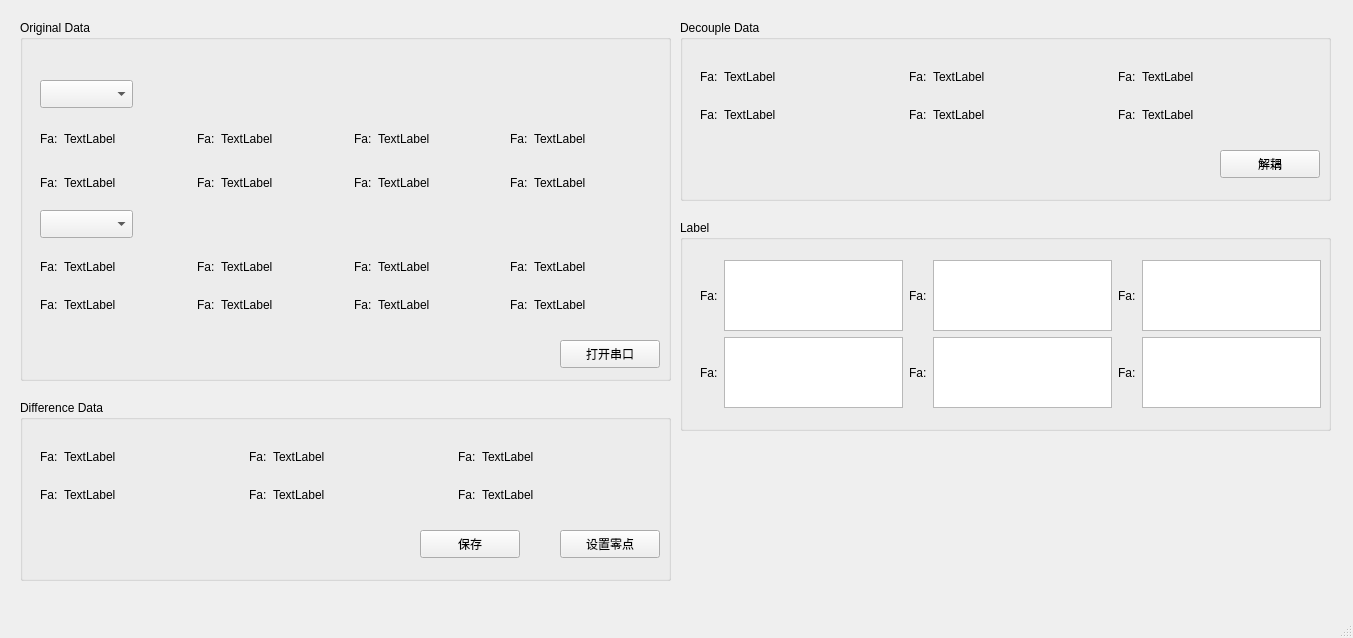
<?xml version="1.0" encoding="UTF-8"?>
<ui version="4.0">
 <class>ForseSensor</class>
 <widget class="QMainWindow" name="ForseSensor">
  <property name="geometry">
   <rect>
    <x>0</x>
    <y>0</y>
    <width>1353</width>
    <height>638</height>
   </rect>
  </property>
  <property name="windowTitle">
   <string>MainWindow</string>
  </property>
  <widget class="QWidget" name="centralwidget">
   <widget class="QGroupBox" name="original_data">
    <property name="geometry">
     <rect>
      <x>20</x>
      <y>20</y>
      <width>651</width>
      <height>361</height>
     </rect>
    </property>
    <property name="title">
     <string>Original Data</string>
    </property>
    <widget class="QPushButton" name="open_button">
     <property name="geometry">
      <rect>
       <x>540</x>
       <y>320</y>
       <width>100</width>
       <height>28</height>
      </rect>
     </property>
     <property name="text">
      <string>打开串口</string>
     </property>
    </widget>
    <widget class="QComboBox" name="comboBox_2">
     <property name="geometry">
      <rect>
       <x>20</x>
       <y>190</y>
       <width>93</width>
       <height>28</height>
      </rect>
     </property>
    </widget>
    <widget class="QComboBox" name="comboBox">
     <property name="geometry">
      <rect>
       <x>20</x>
       <y>60</y>
       <width>93</width>
       <height>28</height>
      </rect>
     </property>
    </widget>
    <widget class="QWidget" name="gridLayoutWidget_2">
     <property name="geometry">
      <rect>
       <x>20</x>
       <y>230</y>
       <width>621</width>
       <height>71</height>
      </rect>
     </property>
     <layout class="QGridLayout" name="gridLayout_3">
      <item row="0" column="1">
       <widget class="QLabel" name="D1">
        <property name="text">
         <string>TextLabel</string>
        </property>
       </widget>
      </item>
      <item row="0" column="4">
       <widget class="QLabel" name="label_8">
        <property name="sizePolicy">
         <sizepolicy hsizetype="Maximum" vsizetype="Preferred">
          <horstretch>0</horstretch>
          <verstretch>0</verstretch>
         </sizepolicy>
        </property>
        <property name="text">
         <string>Fa:</string>
        </property>
       </widget>
      </item>
      <item row="0" column="0">
       <widget class="QLabel" name="label_4">
        <property name="sizePolicy">
         <sizepolicy hsizetype="Maximum" vsizetype="Preferred">
          <horstretch>0</horstretch>
          <verstretch>0</verstretch>
         </sizepolicy>
        </property>
        <property name="text">
         <string>Fa:</string>
        </property>
       </widget>
      </item>
      <item row="0" column="5">
       <widget class="QLabel" name="D3">
        <property name="text">
         <string>TextLabel</string>
        </property>
       </widget>
      </item>
      <item row="0" column="7">
       <widget class="QLabel" name="D4">
        <property name="text">
         <string>TextLabel</string>
        </property>
       </widget>
      </item>
      <item row="0" column="2">
       <widget class="QLabel" name="label_6">
        <property name="sizePolicy">
         <sizepolicy hsizetype="Maximum" vsizetype="Preferred">
          <horstretch>0</horstretch>
          <verstretch>0</verstretch>
         </sizepolicy>
        </property>
        <property name="text">
         <string>Fa:</string>
        </property>
       </widget>
      </item>
      <item row="0" column="6">
       <widget class="QLabel" name="label_16">
        <property name="sizePolicy">
         <sizepolicy hsizetype="Maximum" vsizetype="Preferred">
          <horstretch>0</horstretch>
          <verstretch>0</verstretch>
         </sizepolicy>
        </property>
        <property name="text">
         <string>Fa:</string>
        </property>
       </widget>
      </item>
      <item row="0" column="3">
       <widget class="QLabel" name="D2">
        <property name="text">
         <string>TextLabel</string>
        </property>
       </widget>
      </item>
      <item row="1" column="0">
       <widget class="QLabel" name="label_10">
        <property name="sizePolicy">
         <sizepolicy hsizetype="Maximum" vsizetype="Preferred">
          <horstretch>0</horstretch>
          <verstretch>0</verstretch>
         </sizepolicy>
        </property>
        <property name="text">
         <string>Fa:</string>
        </property>
       </widget>
      </item>
      <item row="1" column="2">
       <widget class="QLabel" name="label_12">
        <property name="sizePolicy">
         <sizepolicy hsizetype="Maximum" vsizetype="Preferred">
          <horstretch>0</horstretch>
          <verstretch>0</verstretch>
         </sizepolicy>
        </property>
        <property name="text">
         <string>Fa:</string>
        </property>
       </widget>
      </item>
      <item row="1" column="1">
       <widget class="QLabel" name="D5">
        <property name="text">
         <string>TextLabel</string>
        </property>
       </widget>
      </item>
      <item row="1" column="3">
       <widget class="QLabel" name="D6">
        <property name="text">
         <string>TextLabel</string>
        </property>
       </widget>
      </item>
      <item row="1" column="4">
       <widget class="QLabel" name="label_13">
        <property name="sizePolicy">
         <sizepolicy hsizetype="Maximum" vsizetype="Preferred">
          <horstretch>0</horstretch>
          <verstretch>0</verstretch>
         </sizepolicy>
        </property>
        <property name="text">
         <string>Fa:</string>
        </property>
       </widget>
      </item>
      <item row="1" column="5">
       <widget class="QLabel" name="D7">
        <property name="text">
         <string>TextLabel</string>
        </property>
       </widget>
      </item>
      <item row="1" column="6">
       <widget class="QLabel" name="label_17">
        <property name="sizePolicy">
         <sizepolicy hsizetype="Maximum" vsizetype="Preferred">
          <horstretch>0</horstretch>
          <verstretch>0</verstretch>
         </sizepolicy>
        </property>
        <property name="text">
         <string>Fa:</string>
        </property>
       </widget>
      </item>
      <item row="1" column="7">
       <widget class="QLabel" name="U8_2">
        <property name="text">
         <string>TextLabel</string>
        </property>
       </widget>
      </item>
     </layout>
    </widget>
    <widget class="QWidget" name="gridLayoutWidget">
     <property name="geometry">
      <rect>
       <x>20</x>
       <y>100</y>
       <width>621</width>
       <height>81</height>
      </rect>
     </property>
     <layout class="QGridLayout" name="gridLayout">
      <property name="sizeConstraint">
       <enum>QLayout::SetDefaultConstraint</enum>
      </property>
      <item row="0" column="1">
       <widget class="QLabel" name="U1">
        <property name="text">
         <string>TextLabel</string>
        </property>
       </widget>
      </item>
      <item row="0" column="4">
       <widget class="QLabel" name="label_7">
        <property name="sizePolicy">
         <sizepolicy hsizetype="Maximum" vsizetype="Preferred">
          <horstretch>0</horstretch>
          <verstretch>0</verstretch>
         </sizepolicy>
        </property>
        <property name="text">
         <string>Fa:</string>
        </property>
       </widget>
      </item>
      <item row="0" column="0">
       <widget class="QLabel" name="label_2">
        <property name="sizePolicy">
         <sizepolicy hsizetype="Maximum" vsizetype="Minimum">
          <horstretch>0</horstretch>
          <verstretch>0</verstretch>
         </sizepolicy>
        </property>
        <property name="text">
         <string>Fa:</string>
        </property>
       </widget>
      </item>
      <item row="0" column="5">
       <widget class="QLabel" name="U3">
        <property name="text">
         <string>TextLabel</string>
        </property>
       </widget>
      </item>
      <item row="0" column="7">
       <widget class="QLabel" name="U4">
        <property name="text">
         <string>TextLabel</string>
        </property>
       </widget>
      </item>
      <item row="0" column="2">
       <widget class="QLabel" name="label_5">
        <property name="sizePolicy">
         <sizepolicy hsizetype="Maximum" vsizetype="Preferred">
          <horstretch>0</horstretch>
          <verstretch>0</verstretch>
         </sizepolicy>
        </property>
        <property name="text">
         <string>Fa:</string>
        </property>
       </widget>
      </item>
      <item row="0" column="6">
       <widget class="QLabel" name="label_14">
        <property name="sizePolicy">
         <sizepolicy hsizetype="Maximum" vsizetype="Preferred">
          <horstretch>0</horstretch>
          <verstretch>0</verstretch>
         </sizepolicy>
        </property>
        <property name="text">
         <string>Fa:</string>
        </property>
       </widget>
      </item>
      <item row="0" column="3">
       <widget class="QLabel" name="U2">
        <property name="text">
         <string>TextLabel</string>
        </property>
       </widget>
      </item>
      <item row="1" column="0">
       <widget class="QLabel" name="label_3">
        <property name="text">
         <string>Fa:</string>
        </property>
       </widget>
      </item>
      <item row="1" column="2">
       <widget class="QLabel" name="label_11">
        <property name="sizePolicy">
         <sizepolicy hsizetype="Maximum" vsizetype="Preferred">
          <horstretch>0</horstretch>
          <verstretch>0</verstretch>
         </sizepolicy>
        </property>
        <property name="text">
         <string>Fa:</string>
        </property>
       </widget>
      </item>
      <item row="1" column="1">
       <widget class="QLabel" name="U5">
        <property name="text">
         <string>TextLabel</string>
        </property>
       </widget>
      </item>
      <item row="1" column="3">
       <widget class="QLabel" name="U6">
        <property name="text">
         <string>TextLabel</string>
        </property>
       </widget>
      </item>
      <item row="1" column="4">
       <widget class="QLabel" name="label_9">
        <property name="sizePolicy">
         <sizepolicy hsizetype="Maximum" vsizetype="Preferred">
          <horstretch>0</horstretch>
          <verstretch>0</verstretch>
         </sizepolicy>
        </property>
        <property name="text">
         <string>Fa:</string>
        </property>
       </widget>
      </item>
      <item row="1" column="5">
       <widget class="QLabel" name="U7">
        <property name="text">
         <string>TextLabel</string>
        </property>
       </widget>
      </item>
      <item row="1" column="6">
       <widget class="QLabel" name="label_15">
        <property name="sizePolicy">
         <sizepolicy hsizetype="Maximum" vsizetype="Preferred">
          <horstretch>0</horstretch>
          <verstretch>0</verstretch>
         </sizepolicy>
        </property>
        <property name="text">
         <string>Fa:</string>
        </property>
       </widget>
      </item>
      <item row="1" column="7">
       <widget class="QLabel" name="U8">
        <property name="text">
         <string>TextLabel</string>
        </property>
       </widget>
      </item>
     </layout>
    </widget>
   </widget>
   <widget class="QGroupBox" name="diiff_data">
    <property name="geometry">
     <rect>
      <x>20</x>
      <y>400</y>
      <width>651</width>
      <height>181</height>
     </rect>
    </property>
    <property name="title">
     <string>Difference Data</string>
    </property>
    <widget class="QPushButton" name="zero_button">
     <property name="geometry">
      <rect>
       <x>540</x>
       <y>130</y>
       <width>100</width>
       <height>28</height>
      </rect>
     </property>
     <property name="text">
      <string>设置零点</string>
     </property>
    </widget>
    <widget class="QWidget" name="gridLayoutWidget_3">
     <property name="geometry">
      <rect>
       <x>20</x>
       <y>40</y>
       <width>621</width>
       <height>71</height>
      </rect>
     </property>
     <layout class="QGridLayout" name="gridLayout_4">
      <item row="0" column="4">
       <widget class="QLabel" name="label_18">
        <property name="sizePolicy">
         <sizepolicy hsizetype="Maximum" vsizetype="Preferred">
          <horstretch>0</horstretch>
          <verstretch>0</verstretch>
         </sizepolicy>
        </property>
        <property name="text">
         <string>Fa:</string>
        </property>
       </widget>
      </item>
      <item row="1" column="2">
       <widget class="QLabel" name="label_23">
        <property name="sizePolicy">
         <sizepolicy hsizetype="Maximum" vsizetype="Preferred">
          <horstretch>0</horstretch>
          <verstretch>0</verstretch>
         </sizepolicy>
        </property>
        <property name="text">
         <string>Fa:</string>
        </property>
       </widget>
      </item>
      <item row="0" column="0">
       <widget class="QLabel" name="label_19">
        <property name="sizePolicy">
         <sizepolicy hsizetype="Maximum" vsizetype="Preferred">
          <horstretch>0</horstretch>
          <verstretch>0</verstretch>
         </sizepolicy>
        </property>
        <property name="text">
         <string>Fa:</string>
        </property>
       </widget>
      </item>
      <item row="0" column="1">
       <widget class="QLabel" name="R1">
        <property name="text">
         <string>TextLabel</string>
        </property>
       </widget>
      </item>
      <item row="0" column="2">
       <widget class="QLabel" name="label_20">
        <property name="sizePolicy">
         <sizepolicy hsizetype="Maximum" vsizetype="Preferred">
          <horstretch>0</horstretch>
          <verstretch>0</verstretch>
         </sizepolicy>
        </property>
        <property name="text">
         <string>Fa:</string>
        </property>
       </widget>
      </item>
      <item row="0" column="3">
       <widget class="QLabel" name="R2">
        <property name="text">
         <string>TextLabel</string>
        </property>
       </widget>
      </item>
      <item row="1" column="0">
       <widget class="QLabel" name="label_22">
        <property name="sizePolicy">
         <sizepolicy hsizetype="Maximum" vsizetype="Preferred">
          <horstretch>0</horstretch>
          <verstretch>0</verstretch>
         </sizepolicy>
        </property>
        <property name="text">
         <string>Fa:</string>
        </property>
       </widget>
      </item>
      <item row="0" column="5">
       <widget class="QLabel" name="R3">
        <property name="text">
         <string>TextLabel</string>
        </property>
       </widget>
      </item>
      <item row="1" column="1">
       <widget class="QLabel" name="R4">
        <property name="text">
         <string>TextLabel</string>
        </property>
       </widget>
      </item>
      <item row="1" column="3">
       <widget class="QLabel" name="R5">
        <property name="text">
         <string>TextLabel</string>
        </property>
       </widget>
      </item>
      <item row="1" column="5">
       <widget class="QLabel" name="R6">
        <property name="text">
         <string>TextLabel</string>
        </property>
       </widget>
      </item>
      <item row="1" column="4">
       <widget class="QLabel" name="label_24">
        <property name="sizePolicy">
         <sizepolicy hsizetype="Maximum" vsizetype="Preferred">
          <horstretch>0</horstretch>
          <verstretch>0</verstretch>
         </sizepolicy>
        </property>
        <property name="text">
         <string>Fa:</string>
        </property>
       </widget>
      </item>
     </layout>
    </widget>
    <widget class="QPushButton" name="save_button">
     <property name="geometry">
      <rect>
       <x>400</x>
       <y>130</y>
       <width>100</width>
       <height>28</height>
      </rect>
     </property>
     <property name="text">
      <string>保存</string>
     </property>
    </widget>
   </widget>
   <widget class="QGroupBox" name="decp_data">
    <property name="geometry">
     <rect>
      <x>680</x>
      <y>20</y>
      <width>651</width>
      <height>181</height>
     </rect>
    </property>
    <property name="title">
     <string>Decouple Data</string>
    </property>
    <widget class="QPushButton" name="decp_button">
     <property name="geometry">
      <rect>
       <x>540</x>
       <y>130</y>
       <width>100</width>
       <height>28</height>
      </rect>
     </property>
     <property name="text">
      <string>解耦</string>
     </property>
    </widget>
    <widget class="QWidget" name="gridLayoutWidget_6">
     <property name="geometry">
      <rect>
       <x>20</x>
       <y>40</y>
       <width>621</width>
       <height>71</height>
      </rect>
     </property>
     <layout class="QGridLayout" name="gridLayout_7">
      <item row="0" column="4">
       <widget class="QLabel" name="label_40">
        <property name="sizePolicy">
         <sizepolicy hsizetype="Maximum" vsizetype="Preferred">
          <horstretch>0</horstretch>
          <verstretch>0</verstretch>
         </sizepolicy>
        </property>
        <property name="text">
         <string>Fa:</string>
        </property>
       </widget>
      </item>
      <item row="1" column="2">
       <widget class="QLabel" name="label_41">
        <property name="sizePolicy">
         <sizepolicy hsizetype="Maximum" vsizetype="Preferred">
          <horstretch>0</horstretch>
          <verstretch>0</verstretch>
         </sizepolicy>
        </property>
        <property name="text">
         <string>Fa:</string>
        </property>
       </widget>
      </item>
      <item row="0" column="0">
       <widget class="QLabel" name="label_42">
        <property name="sizePolicy">
         <sizepolicy hsizetype="Maximum" vsizetype="Preferred">
          <horstretch>0</horstretch>
          <verstretch>0</verstretch>
         </sizepolicy>
        </property>
        <property name="text">
         <string>Fa:</string>
        </property>
       </widget>
      </item>
      <item row="0" column="1">
       <widget class="QLabel" name="DE1">
        <property name="text">
         <string>TextLabel</string>
        </property>
       </widget>
      </item>
      <item row="0" column="2">
       <widget class="QLabel" name="label_43">
        <property name="sizePolicy">
         <sizepolicy hsizetype="Maximum" vsizetype="Preferred">
          <horstretch>0</horstretch>
          <verstretch>0</verstretch>
         </sizepolicy>
        </property>
        <property name="text">
         <string>Fa:</string>
        </property>
       </widget>
      </item>
      <item row="0" column="3">
       <widget class="QLabel" name="DE2">
        <property name="text">
         <string>TextLabel</string>
        </property>
       </widget>
      </item>
      <item row="1" column="0">
       <widget class="QLabel" name="label_44">
        <property name="sizePolicy">
         <sizepolicy hsizetype="Maximum" vsizetype="Preferred">
          <horstretch>0</horstretch>
          <verstretch>0</verstretch>
         </sizepolicy>
        </property>
        <property name="text">
         <string>Fa:</string>
        </property>
       </widget>
      </item>
      <item row="0" column="5">
       <widget class="QLabel" name="DE3">
        <property name="text">
         <string>TextLabel</string>
        </property>
       </widget>
      </item>
      <item row="1" column="1">
       <widget class="QLabel" name="DE4">
        <property name="text">
         <string>TextLabel</string>
        </property>
       </widget>
      </item>
      <item row="1" column="3">
       <widget class="QLabel" name="DE5">
        <property name="text">
         <string>TextLabel</string>
        </property>
       </widget>
      </item>
      <item row="1" column="5">
       <widget class="QLabel" name="R6_2">
        <property name="text">
         <string>TextLabel</string>
        </property>
       </widget>
      </item>
      <item row="1" column="4">
       <widget class="QLabel" name="label_45">
        <property name="sizePolicy">
         <sizepolicy hsizetype="Maximum" vsizetype="Preferred">
          <horstretch>0</horstretch>
          <verstretch>0</verstretch>
         </sizepolicy>
        </property>
        <property name="text">
         <string>Fa:</string>
        </property>
       </widget>
      </item>
     </layout>
    </widget>
   </widget>
   <widget class="QGroupBox" name="decp_data_2">
    <property name="geometry">
     <rect>
      <x>680</x>
      <y>220</y>
      <width>651</width>
      <height>211</height>
     </rect>
    </property>
    <property name="title">
     <string>Label</string>
    </property>
    <widget class="QWidget" name="gridLayoutWidget_7">
     <property name="geometry">
      <rect>
       <x>20</x>
       <y>40</y>
       <width>621</width>
       <height>148</height>
      </rect>
     </property>
     <layout class="QGridLayout" name="gridLayout_8">
      <item row="0" column="6">
       <widget class="QLabel" name="label_46">
        <property name="sizePolicy">
         <sizepolicy hsizetype="Maximum" vsizetype="Preferred">
          <horstretch>0</horstretch>
          <verstretch>0</verstretch>
         </sizepolicy>
        </property>
        <property name="text">
         <string>Fa:</string>
        </property>
       </widget>
      </item>
      <item row="1" column="5">
       <widget class="QTextEdit" name="textEdit_4">
        <property name="sizePolicy">
         <sizepolicy hsizetype="Expanding" vsizetype="Maximum">
          <horstretch>0</horstretch>
          <verstretch>0</verstretch>
         </sizepolicy>
        </property>
       </widget>
      </item>
      <item row="0" column="5">
       <widget class="QTextEdit" name="textEdit_3">
        <property name="sizePolicy">
         <sizepolicy hsizetype="Expanding" vsizetype="Maximum">
          <horstretch>0</horstretch>
          <verstretch>0</verstretch>
         </sizepolicy>
        </property>
       </widget>
      </item>
      <item row="0" column="1">
       <widget class="QTextEdit" name="textEdit_2">
        <property name="sizePolicy">
         <sizepolicy hsizetype="Expanding" vsizetype="Maximum">
          <horstretch>0</horstretch>
          <verstretch>0</verstretch>
         </sizepolicy>
        </property>
       </widget>
      </item>
      <item row="0" column="4">
       <widget class="QLabel" name="label_49">
        <property name="sizePolicy">
         <sizepolicy hsizetype="Maximum" vsizetype="Preferred">
          <horstretch>0</horstretch>
          <verstretch>0</verstretch>
         </sizepolicy>
        </property>
        <property name="text">
         <string>Fa:</string>
        </property>
       </widget>
      </item>
      <item row="0" column="0">
       <widget class="QLabel" name="label_48">
        <property name="sizePolicy">
         <sizepolicy hsizetype="Maximum" vsizetype="Preferred">
          <horstretch>0</horstretch>
          <verstretch>0</verstretch>
         </sizepolicy>
        </property>
        <property name="text">
         <string>Fa:</string>
        </property>
       </widget>
      </item>
      <item row="1" column="4">
       <widget class="QLabel" name="label_47">
        <property name="sizePolicy">
         <sizepolicy hsizetype="Maximum" vsizetype="Preferred">
          <horstretch>0</horstretch>
          <verstretch>0</verstretch>
         </sizepolicy>
        </property>
        <property name="text">
         <string>Fa:</string>
        </property>
       </widget>
      </item>
      <item row="1" column="0">
       <widget class="QLabel" name="label_50">
        <property name="sizePolicy">
         <sizepolicy hsizetype="Maximum" vsizetype="Preferred">
          <horstretch>0</horstretch>
          <verstretch>0</verstretch>
         </sizepolicy>
        </property>
        <property name="text">
         <string>Fa:</string>
        </property>
       </widget>
      </item>
      <item row="1" column="6">
       <widget class="QLabel" name="label_51">
        <property name="sizePolicy">
         <sizepolicy hsizetype="Maximum" vsizetype="Preferred">
          <horstretch>0</horstretch>
          <verstretch>0</verstretch>
         </sizepolicy>
        </property>
        <property name="text">
         <string>Fa:</string>
        </property>
       </widget>
      </item>
      <item row="1" column="1">
       <widget class="QTextEdit" name="textEdit">
        <property name="sizePolicy">
         <sizepolicy hsizetype="Expanding" vsizetype="Maximum">
          <horstretch>0</horstretch>
          <verstretch>0</verstretch>
         </sizepolicy>
        </property>
       </widget>
      </item>
      <item row="0" column="7">
       <widget class="QTextEdit" name="textEdit_5">
        <property name="sizePolicy">
         <sizepolicy hsizetype="Expanding" vsizetype="Maximum">
          <horstretch>0</horstretch>
          <verstretch>0</verstretch>
         </sizepolicy>
        </property>
       </widget>
      </item>
      <item row="1" column="7">
       <widget class="QTextEdit" name="textEdit_6">
        <property name="sizePolicy">
         <sizepolicy hsizetype="Expanding" vsizetype="Maximum">
          <horstretch>0</horstretch>
          <verstretch>0</verstretch>
         </sizepolicy>
        </property>
       </widget>
      </item>
     </layout>
    </widget>
   </widget>
  </widget>
  <widget class="QMenuBar" name="menubar">
   <property name="geometry">
    <rect>
     <x>0</x>
     <y>0</y>
     <width>1353</width>
     <height>31</height>
    </rect>
   </property>
  </widget>
  <widget class="QStatusBar" name="statusbar"/>
 </widget>
 <resources/>
 <connections/>
</ui>
